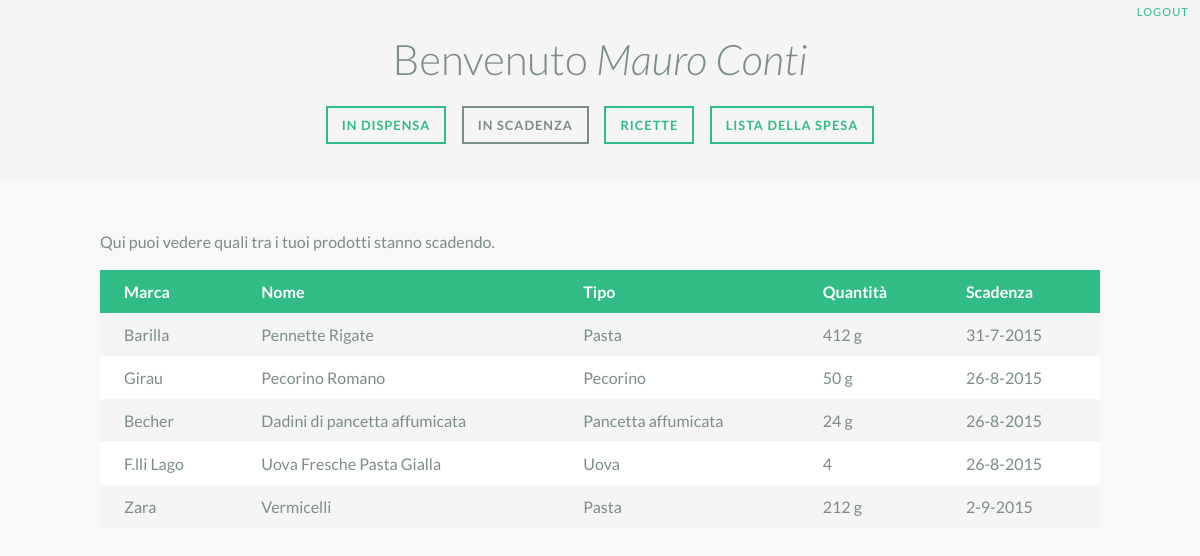
The page /eTable_simple/scadenza.php (signed in) on the database its author committed.
### tables this page shows
CREATE TABLE IF NOT EXISTS `ProdottoInDispensa` (
  `Barcode` char(13) NOT NULL DEFAULT '',
  `Utente` varchar(20) NOT NULL DEFAULT '',
  `DataScadenza` date NOT NULL DEFAULT '0000-00-00',
  `TipoProdotto` varchar(50) NOT NULL,
  `Marca` varchar(20) NOT NULL,
  `Nome` varchar(50) NOT NULL,
  `QuantitaV` float NOT NULL,
  `QuantitaUM` varchar(2) NOT NULL
);

### eTable_simple/library.php (the view, shortened to what this page needs)
<?php
  function table_start($head){
    echo "<table><thead><tr>";
    foreach ($head as $value) {
      echo "<th>$value</th>";
    }
    echo "</tr></thead><tbody>";
  }
  function table_end(){
    echo "</tbody></table>";
  }
  function build_result_table($query){
    $res = mysql_query($query) or die(mysql_error());
    $n_field=mysql_num_fields($res);
    if(isset($_GET['action']) && $_GET['action'] == "dispensa_rimuovi"){
      $n_field++;
      if(mysql_num_rows($res)){
        for ($i=0; $i < $n_field-1; $i++) {
          $head[] = mysql_field_name($res, $i);
        }
        $head[] = " ";
        table_start($head);
        while($row = mysql_fetch_assoc($res)){
          echo "<tr>";
          foreach ($row as $value) {
            echo "<td>$value</td>";
          }
          $to_del_barcode = $row['Barcode'];
          echo "<td><a href=\"dispensa_rimuovi.php?to_del_barcode=$to_del_barcode\">&#10007</a></td>";
          echo "</tr>";
        }
        table_end();
      }
      }
      else{
        if(mysql_num_rows($res)){
          for ($i=0; $i < $n_field; $i++) {
            $head[] = mysql_field_name($res, $i);
          }
          table_start($head);
          while($row = mysql_fetch_assoc($res)){
            echo "<tr>";
            foreach ($row as $key => $value) {
              echo "<td>$value</td>";
            }
            echo "</tr>";
          }
          table_end();
        }
      }
  }
?>

### eTable_simple/css/demo.css (style rules this page uses)
*, *:after, *:before { -webkit-box-sizing: border-box; -moz-box-sizing: border-box; box-sizing: border-box; }
body { font-family: 'Lato', Arial, sans-serif; color: #7c8d87; background: #f8f8f8; }

### eTable_simple/css/component.css (style rules this page uses)
table { border-collapse: collapse; margin-bottom: 3em; width: 100%; background: #fff; }
td, th { padding: 0.75em 1.5em; text-align: left; }
th { background-color: #31bc86; font-weight: bold; color: #fff; white-space: nowrap; }
tbody tr:nth-child(2n-1) { background-color: #f5f5f5; transition: all .125s ease-in-out; }

### rows shown on the page
prodottoindispensa: Marca "Barilla", Nome "Pennette Rigate", TipoProdotto "Pasta", value "412 g", value "31-7-2015"
prodottoindispensa: Marca "Girau", Nome "Pecorino Romano", TipoProdotto "Pecorino", value "50 g", value "26-8-2015"
prodottoindispensa: Marca "Becher", Nome "Dadini di pancetta affumicata", TipoProdotto "Pancetta affumicata", value "24 g", value "26-8-2015"
prodottoindispensa: Marca "F.lli Lago", Nome "Uova Fresche Pasta Gialla", TipoProdotto "Uova", value "4", value "26-8-2015"
prodottoindispensa: Marca "Zara", Nome "Vermicelli", TipoProdotto "Pasta", value "212 g", value "2-9-2015"

### other values the page prints
$nome "Mauro"
$cognome "Conti"
$value "Marca"
$value "Nome"
$value "Tipo"
$value "Quantità"
$value "Scadenza"
